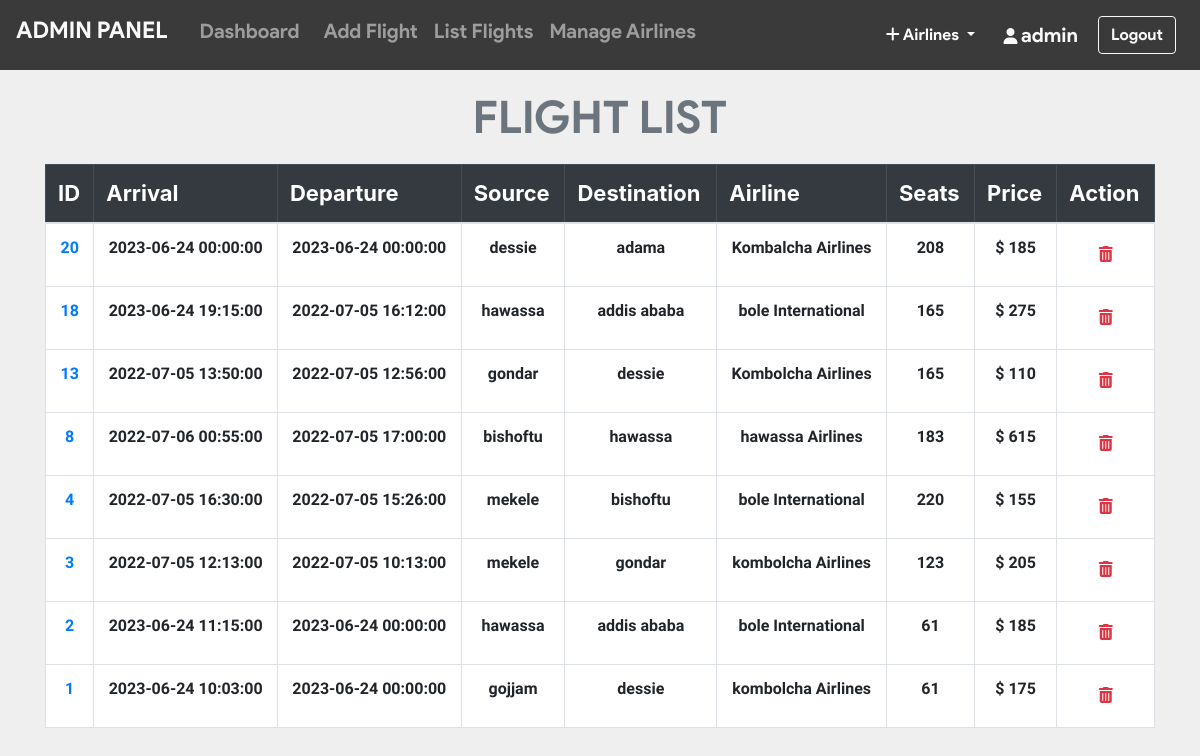
The app's page /admin/all_flights.php (signed in) with its own data.
### tables this page shows
CREATE TABLE `flight` (
  `flight_id` int(11) NOT NULL,
  `admin_id` int(11) NOT NULL,
  `arrivale` datetime NOT NULL,
  `departure` datetime NOT NULL,
  `Destination` varchar(20) NOT NULL,
  `source` varchar(20) NOT NULL,
  `airline` varchar(20) NOT NULL,
  `Seats` varchar(110) NOT NULL,
  `duration` varchar(20) NOT NULL,
  `Price` int(11) NOT NULL,
  `status` varchar(6) DEFAULT NULL,
  `issue` varchar(50) DEFAULT NULL,
  `last_seat` varchar(5) DEFAULT '',
  `bus_seats` int(11) DEFAULT 20,
  `last_bus_seat` varchar(5) DEFAULT ''
);

### admin/all_flights.php (the view, shortened to what this page needs)
<?php include_once 'header.php'; ?>
<?php include_once 'footer.php';
require '../helpers/init_conn_db.php';?>
    <main>
        <?php if(isset($_SESSION['adminId'])) { ?>
          <div class="container-md mt-2">
            <h1 class="display-4 text-center text-secondary"
              >FLIGHT LIST</h1>
            <table class="table table-bordered">
              <thead class="table-dark">
                <tr>
                  <th scope="col">ID</th>
                  <th scope="col">Arrival</th>
                  <th scope="col">Departure</th>
                  <th scope="col">Source</th>
                  <th scope="col">Destination</th>
                  <th scope="col">Airline</th>
                  <th scope="col">Seats</th>
                  <th scope="col">Price</th>
                  <th scope="col">Action</th>
                </tr>
              </thead>
              <tbody>
                <?php
                $sql = 'SELECT * FROM Flight ORDER BY flight_id DESC';
                $stmt = mysqli_stmt_init($conn);
                mysqli_stmt_prepare($stmt,$sql);
                mysqli_stmt_execute($stmt);
                $result = mysqli_stmt_get_result($stmt);
                while ($row = mysqli_fetch_assoc($result)) {
                  echo "
                  <tr class='text-center'>
                    <td scope='row'>
                      <a href='pass_list.php?flight_id=".$row['flight_id']."'>
                      ".$row['flight_id']." </a> </td>
                    <td>".$row['arrivale']."</td>
                    <td>".$row['departure']."</td>
                    <td>".$row['source']."</td>
                    <td>".$row['Destination']."</td>
                    <td>".$row['airline']."</td>
                    <td>".$row['Seats']."</td>
                    <td>$ ".$row['Price']."</td>
                    <td>
                    <form action='all_flights.php' method='post'>
                      <input name='flight_id' type='hidden' value=".$row['flight_id'].">
                      <button  class='btn' type='submit' name='del_flight'>
                      <i class='text-danger fa fa-trash'></i></button>
                    </form>
                    </td>
                  </tr>
                  ";
                }
                ?>
              </tbody>
            </table>
          </div>
        <?php } ?>
    </main>

### admin/all_flights.php (style rules this page uses)
table { background-color: white; }
h1 { margin-top: 20px; margin-bottom: 20px; font-family: 'product sans'; font-size: 45px !important; font-weight: lighter; }
body { background-color: #efefef; }
th { font-size: 22px; }
td { margin-top: 10px !important; font-size: 16px; font-weight: bold; font-family: 'Assistant', sans-serif !important; }

### records on screen
flight: flight_id "20", arrivale "2023-06-24 00:00:00", departure "2023-06-24 00:00:00", source "dessie", Destination "adama", airline "Kombalcha Airlines", Seats "208", Price "185"
flight: flight_id "18", arrivale "2023-06-24 19:15:00", departure "2022-07-05 16:12:00", source "hawassa", Destination "addis ababa", airline "bole International", Seats "165", Price "275"
flight: flight_id "13", arrivale "2022-07-05 13:50:00", departure "2022-07-05 12:56:00", source "gondar", Destination "dessie", airline "Kombolcha Airlines", Seats "165", Price "110"
flight: flight_id "8", arrivale "2022-07-06 00:55:00", departure "2022-07-05 17:00:00", source "bishoftu", Destination "hawassa", airline "hawassa Airlines", Seats "183", Price "615"
flight: flight_id "4", arrivale "2022-07-05 16:30:00", departure "2022-07-05 15:26:00", source "mekele", Destination "bishoftu", airline "bole International", Seats "220", Price "155"
flight: flight_id "3", arrivale "2022-07-05 12:13:00", departure "2022-07-05 10:13:00", source "mekele", Destination "gondar", airline "kombolcha Airlines", Seats "123", Price "205"
flight: flight_id "2", arrivale "2023-06-24 11:15:00", departure "2023-06-24 00:00:00", source "hawassa", Destination "addis ababa", airline "bole International", Seats "61", Price "185"
flight: flight_id "1", arrivale "2023-06-24 10:03:00", departure "2023-06-24 00:00:00", source "gojjam", Destination "dessie", airline "kombolcha Airlines", Seats "61", Price "175"

### other values on screen
$_SESSION['adminUname'] "admin"
